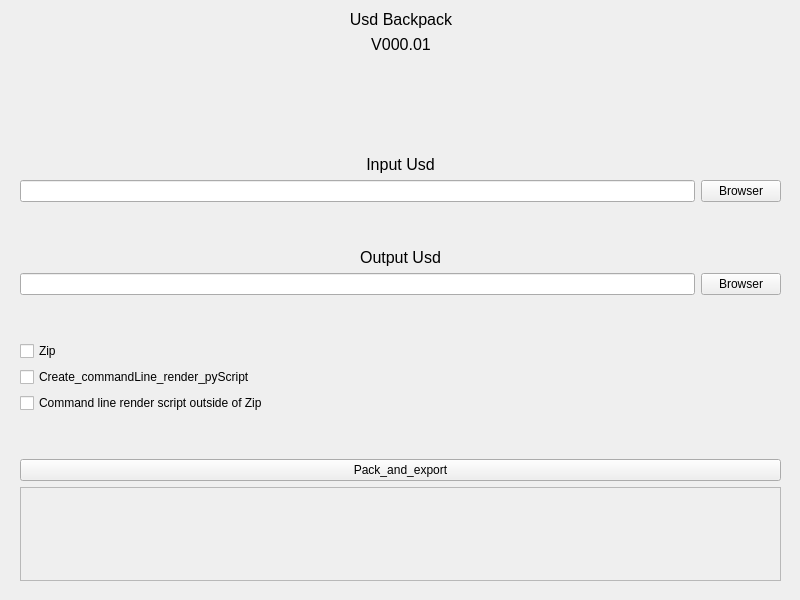
<?xml version="1.0" encoding="UTF-8"?>
<ui version="4.0">
 <class>Usd_Backpack</class>
 <widget class="QMainWindow" name="Usd_Backpack">
  <property name="geometry">
   <rect>
    <x>0</x>
    <y>0</y>
    <width>800</width>
    <height>600</height>
   </rect>
  </property>
  <property name="sizePolicy">
   <sizepolicy hsizetype="Fixed" vsizetype="Fixed">
    <horstretch>0</horstretch>
    <verstretch>0</verstretch>
   </sizepolicy>
  </property>
  <property name="minimumSize">
   <size>
    <width>800</width>
    <height>600</height>
   </size>
  </property>
  <property name="maximumSize">
   <size>
    <width>800</width>
    <height>600</height>
   </size>
  </property>
  <property name="windowTitle">
   <string>Usd_Backpack</string>
  </property>
  <widget class="QWidget" name="centralwidget">
   <widget class="QWidget" name="">
    <property name="geometry">
     <rect>
      <x>20</x>
      <y>10</y>
      <width>761</width>
      <height>571</height>
     </rect>
    </property>
    <layout class="QVBoxLayout" name="verticalLayout_8">
     <item>
      <layout class="QHBoxLayout" name="horizontalLayout_3">
       <item>
        <spacer name="horizontalSpacer">
         <property name="orientation">
          <enum>Qt::Horizontal</enum>
         </property>
         <property name="sizeHint" stdset="0">
          <size>
           <width>40</width>
           <height>20</height>
          </size>
         </property>
        </spacer>
       </item>
       <item>
        <layout class="QVBoxLayout" name="verticalLayout_7">
         <item>
          <widget class="QLabel" name="label_main_name">
           <property name="font">
            <font>
             <pointsize>12</pointsize>
            </font>
           </property>
           <property name="text">
            <string>Usd Backpack</string>
           </property>
           <property name="alignment">
            <set>Qt::AlignCenter</set>
           </property>
          </widget>
         </item>
         <item>
          <widget class="QLabel" name="label_version_name">
           <property name="font">
            <font>
             <pointsize>12</pointsize>
            </font>
           </property>
           <property name="text">
            <string>V000.01</string>
           </property>
           <property name="alignment">
            <set>Qt::AlignCenter</set>
           </property>
          </widget>
         </item>
        </layout>
       </item>
       <item>
        <spacer name="horizontalSpacer_2">
         <property name="orientation">
          <enum>Qt::Horizontal</enum>
         </property>
         <property name="sizeHint" stdset="0">
          <size>
           <width>40</width>
           <height>20</height>
          </size>
         </property>
        </spacer>
       </item>
      </layout>
     </item>
     <item>
      <spacer name="verticalSpacer_3">
       <property name="orientation">
        <enum>Qt::Vertical</enum>
       </property>
       <property name="sizeHint" stdset="0">
        <size>
         <width>20</width>
         <height>13</height>
        </size>
       </property>
      </spacer>
     </item>
     <item>
      <layout class="QVBoxLayout" name="verticalLayout_6">
       <item>
        <layout class="QVBoxLayout" name="verticalLayout_5">
         <item>
          <layout class="QVBoxLayout" name="verticalLayout">
           <item>
            <widget class="QLabel" name="label_input_usd">
             <property name="font">
              <font>
               <pointsize>12</pointsize>
              </font>
             </property>
             <property name="text">
              <string>Input Usd</string>
             </property>
             <property name="alignment">
              <set>Qt::AlignCenter</set>
             </property>
            </widget>
           </item>
           <item>
            <layout class="QHBoxLayout" name="horizontalLayout">
             <item>
              <widget class="QLineEdit" name="lineEdit_input_usd"/>
             </item>
             <item>
              <widget class="QPushButton" name="pushButton_input_usd_browser">
               <property name="text">
                <string>Browser</string>
               </property>
              </widget>
             </item>
            </layout>
           </item>
          </layout>
         </item>
         <item>
          <spacer name="verticalSpacer_2">
           <property name="orientation">
            <enum>Qt::Vertical</enum>
           </property>
           <property name="sizeHint" stdset="0">
            <size>
             <width>20</width>
             <height>40</height>
            </size>
           </property>
          </spacer>
         </item>
         <item>
          <layout class="QVBoxLayout" name="verticalLayout_2">
           <item>
            <widget class="QLabel" name="label_output_usd">
             <property name="font">
              <font>
               <pointsize>12</pointsize>
              </font>
             </property>
             <property name="text">
              <string>Output Usd</string>
             </property>
             <property name="alignment">
              <set>Qt::AlignCenter</set>
             </property>
            </widget>
           </item>
           <item>
            <layout class="QHBoxLayout" name="horizontalLayout_2">
             <item>
              <widget class="QLineEdit" name="lineEdit_output_usd"/>
             </item>
             <item>
              <widget class="QPushButton" name="pushButton_output_usd_browser">
               <property name="text">
                <string>Browser</string>
               </property>
              </widget>
             </item>
            </layout>
           </item>
          </layout>
         </item>
        </layout>
       </item>
       <item>
        <spacer name="verticalSpacer">
         <property name="orientation">
          <enum>Qt::Vertical</enum>
         </property>
         <property name="sizeHint" stdset="0">
          <size>
           <width>20</width>
           <height>40</height>
          </size>
         </property>
        </spacer>
       </item>
       <item>
        <layout class="QVBoxLayout" name="verticalLayout_4">
         <item>
          <layout class="QVBoxLayout" name="verticalLayout_3">
           <item>
            <widget class="QCheckBox" name="checkBox_pack_to_zip">
             <property name="text">
              <string>Zip</string>
             </property>
            </widget>
           </item>
           <item>
            <widget class="QCheckBox" name="checkBox_create_command_line_script">
             <property name="text">
              <string>Create_commandLine_render_pyScript</string>
             </property>
            </widget>
           </item>
           <item>
            <widget class="QCheckBox" name="checkBox_command_line_script_outside_zip">
             <property name="text">
              <string>Command line render script outside of Zip</string>
             </property>
            </widget>
           </item>
          </layout>
         </item>
         <item>
          <spacer name="verticalSpacer_5">
           <property name="orientation">
            <enum>Qt::Vertical</enum>
           </property>
           <property name="sizeHint" stdset="0">
            <size>
             <width>20</width>
             <height>40</height>
            </size>
           </property>
          </spacer>
         </item>
         <item>
          <widget class="QPushButton" name="pushButton_pack_and_export">
           <property name="text">
            <string>Pack_and_export</string>
           </property>
          </widget>
         </item>
        </layout>
       </item>
      </layout>
     </item>
     <item>
      <widget class="QScrollArea" name="scrollArea_debug_info">
       <property name="widgetResizable">
        <bool>true</bool>
       </property>
       <widget class="QWidget" name="scrollAreaWidgetContents">
        <property name="geometry">
         <rect>
          <x>0</x>
          <y>0</y>
          <width>757</width>
          <height>69</height>
         </rect>
        </property>
       </widget>
      </widget>
     </item>
    </layout>
   </widget>
  </widget>
 </widget>
 <resources/>
 <connections/>
</ui>
